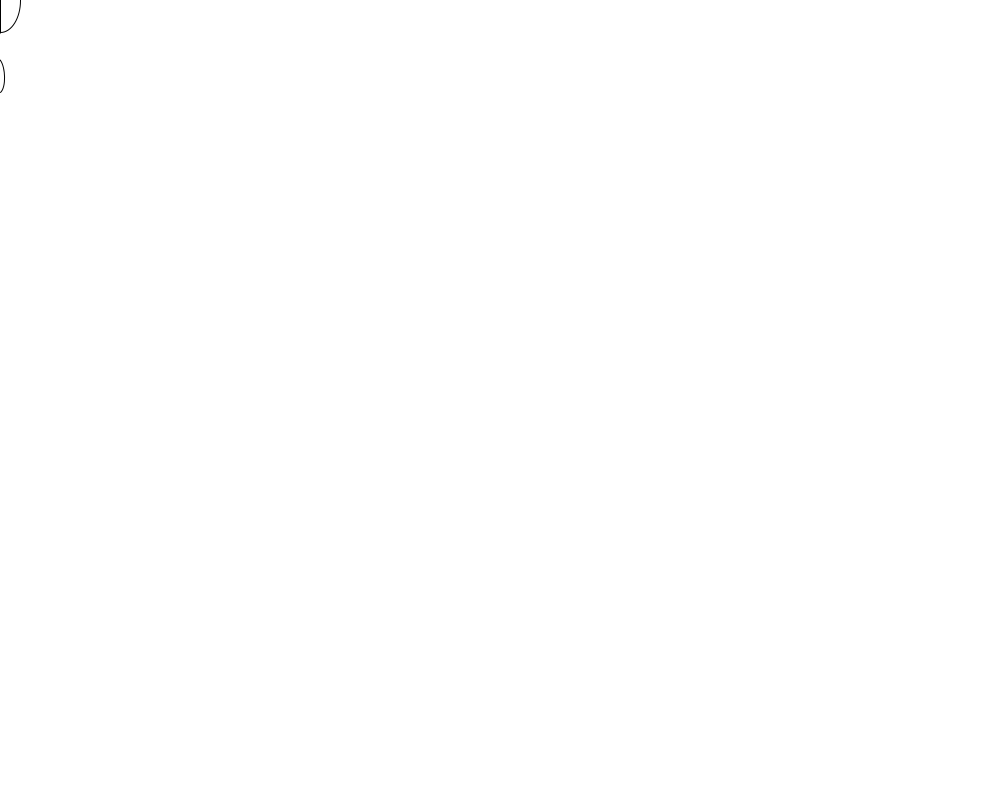
Frame 1 (no input)
Frame 60 (the mouse pressed at the canvas centre just before this capture): identical to frame 1, image omitted
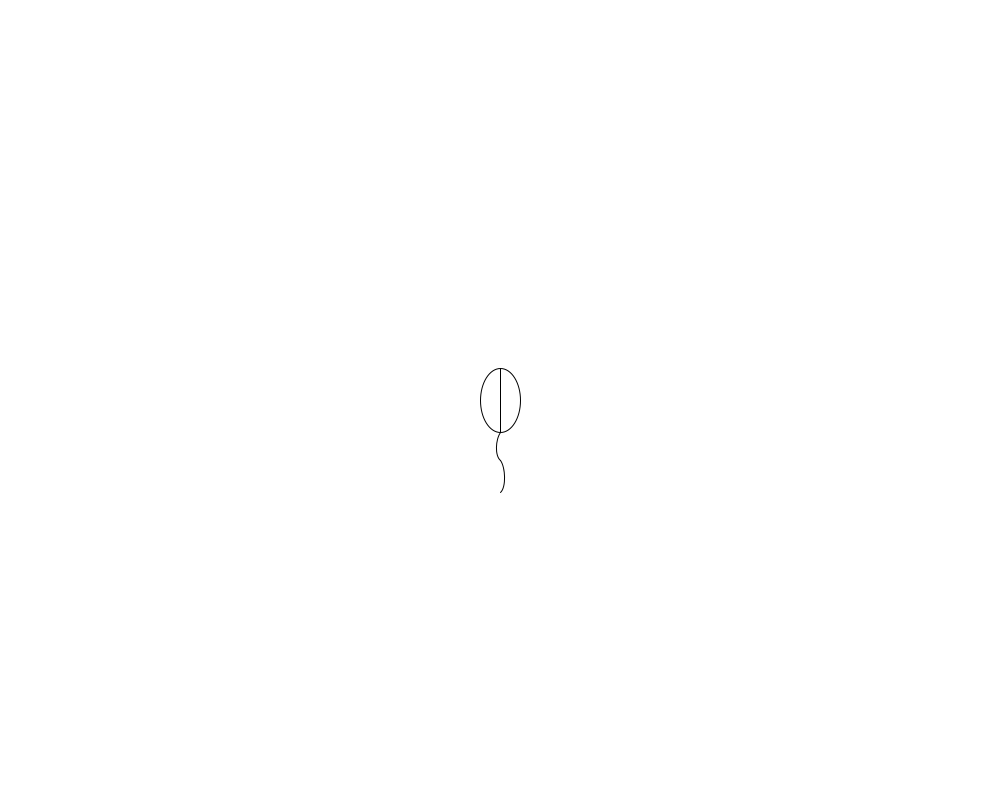
Frame 120 (the mouse held since frame 60 and released just before this capture)

The Processing sketch that drew these frames (run headless with seeded random() and noise(); from frame 60 on, the mouse is pressed at the canvas centre):

// Processing sketch: processing_114091
// ── processing_114091.pde

int mouse=1;



//now switch to mouse1


void setup()
{

size(1000,800);
background(255);



} 


void draw()
{
  background(255); //for updating the background
mouseNumber(2,0); //our function will use every mouse defined in it and draw the help cross



}


void keyReleased()
{
  if(key=='w')
  {
   
   mouse++;
    
  }
  
  if(key=='s')
  {
   
   mouse--;
    
  }
  println(mouse);
}





//this is the example for a mouse

void mouse1()
{
  //begin like that:
  
  
  
 if(mouse==1)   // this is the number of this mouse.     don't forget this part!!!
 {
  //put your mouse in there
   
   noFill();
   noCursor();   // use this if you use an image or you draw something by yourself
   
   
   ellipse(mouseX,mouseY,40,64);
   line(mouseX,mouseY-32,mouseX,mouseY+32);
   curve(mouseX+30,mouseY+18,mouseX,mouseY+32,mouseX,mouseY+60,mouseX+35,mouseY+60);
   curve(mouseX-30,mouseY+50,mouseX,mouseY+60,mouseX,mouseY+92,mouseX-35,mouseY+92);
   
   //---------------------------------------------
   
   
   
 }
 

 
}

//switch to mouseNumber





void mouse2()
{
  
 if(mouse==2)
{ 
  
  
  fill(255,0,0);
  
 ellipse(mouseX,mouseY,50,50);
  
  
  
  
  
  
  
} 
  
}




void mouse3()
{
  
 if(mouse==3)
{ 
  
  
  
  
 cursor(CROSS);
  
  
  
  
  
  
  
} 
  
}



//put all your mouses you want to use in there:


void mouseNumber(int amount,float help)
{
  
 //amount means how many mouses you've put in there
 
  mouse1();  //our first mouse
   mouse2();
   mouse3();
   
   //switch to manymouses2 and read everything
    
    
     //help shows you a cross at mouseX,mouseY
  //the size of it depends on the size of help
  //if help equals to 5  the size of the cross is 5x5
  //if help is smaller than 1 no cross will be drawn
  
 if(help>0)
 {
  line(mouseX-help/2,mouseY-help/2,mouseX+help/2,mouseY+help/2);
  line(mouseX-help/2,mouseY+help/2,mouseX+help/2,mouseY-help/2);
  
 }
  
}
